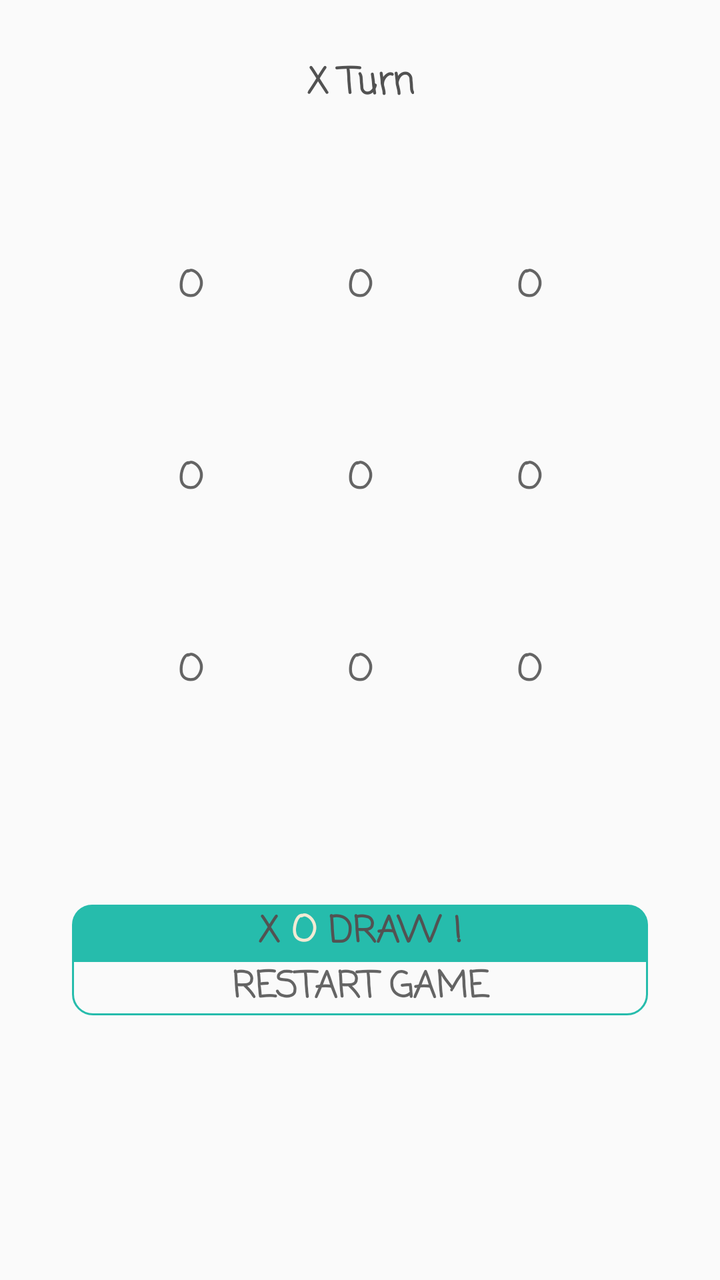
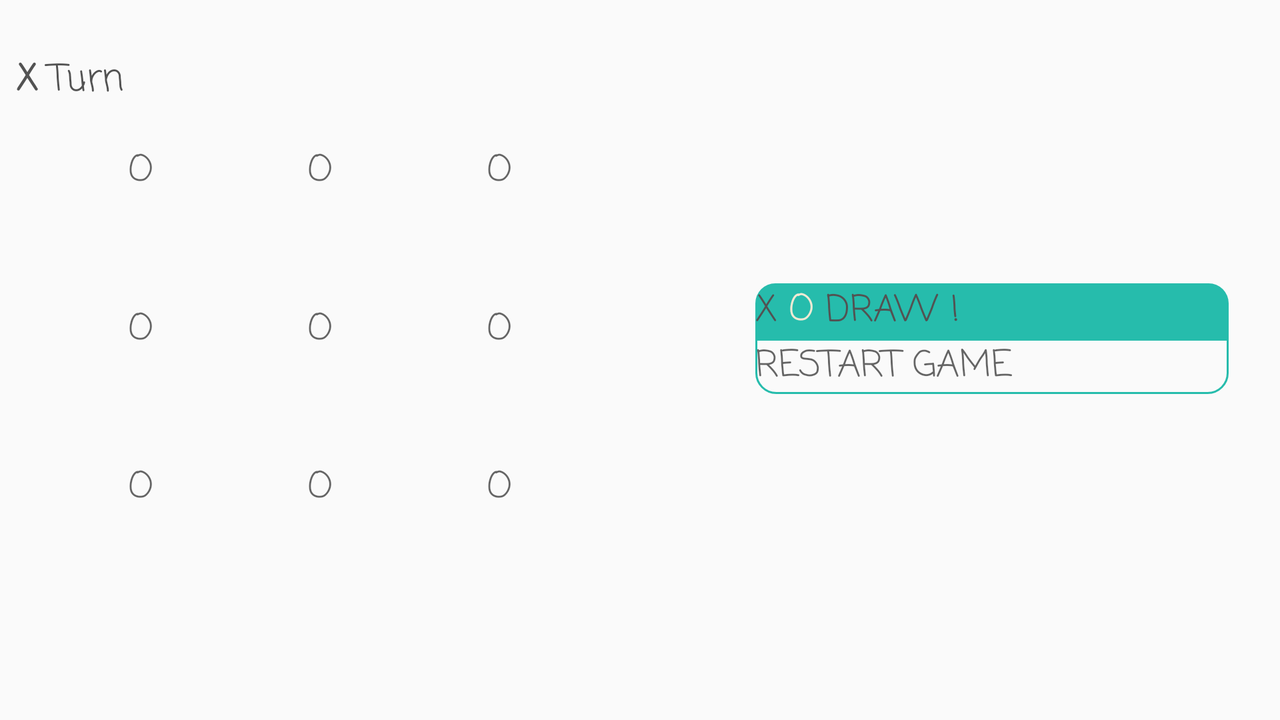

An Android layout and its configuration variant, each rendered on a device that would load it. The default file and the variant file are quoted in full after the pictures.
<!-- AndroidManifest.xml: application theme AppTheme -->
<!-- res/layout/activity_main.xml -->
<?xml version="1.0" encoding="utf-8"?>
<android.support.constraint.ConstraintLayout xmlns:android="http://schemas.android.com/apk/res/android"
    xmlns:app="http://schemas.android.com/apk/res-auto"
    xmlns:tools="http://schemas.android.com/tools"
    android:layout_width="match_parent"
    android:layout_height="match_parent"
    tools:context=".MainActivity">

    <android.support.constraint.Guideline
        android:id="@+id/guideline25"
        android:layout_width="wrap_content"
        android:layout_height="wrap_content"
        android:orientation="horizontal"
        app:layout_constraintGuide_percent="0.75" />
    <TextView
        android:id="@+id/tv_00"
        style="@style/AppTheme.TextAppearanceBold"
        android:layout_width="0dp"
        android:layout_height="0dp"
        android:text="@string/nought"
        app:layout_constraintBottom_toTopOf="@+id/guideline18"
        app:layout_constraintEnd_toStartOf="@+id/guideline22"
        app:layout_constraintStart_toStartOf="@+id/guideline21"
        app:layout_constraintTop_toTopOf="@+id/guideline17"
        />

    <TextView
        android:id="@+id/tv_01"
        style="@style/AppTheme.TextAppearanceBold"
        android:layout_width="0dp"
        android:layout_height="0dp"
        android:text="@string/nought"
        app:layout_constraintBottom_toTopOf="@+id/guideline18"
        app:layout_constraintEnd_toStartOf="@+id/guideline23"
        app:layout_constraintStart_toStartOf="@+id/guideline22"
        app:layout_constraintTop_toTopOf="@+id/guideline17" />

    <TextView
        android:id="@+id/tv_02"
        style="@style/AppTheme.TextAppearanceBold"
        android:layout_width="0dp"
        android:layout_height="0dp"
        android:text="@string/nought"
        app:layout_constraintBottom_toTopOf="@+id/guideline18"
        app:layout_constraintEnd_toStartOf="@+id/guideline24"
        app:layout_constraintStart_toStartOf="@+id/guideline23"
        app:layout_constraintTop_toTopOf="@+id/guideline17" />

    <TextView
        android:id="@+id/tv_10"
        style="@style/AppTheme.TextAppearanceBold"
        android:layout_width="0dp"
        android:layout_height="0dp"
        android:text="@string/nought"
        app:layout_constraintBottom_toTopOf="@+id/guideline19"
        app:layout_constraintEnd_toStartOf="@+id/guideline22"
        app:layout_constraintStart_toStartOf="@+id/guideline21"
        app:layout_constraintTop_toTopOf="@+id/guideline18" />

    <TextView
        android:id="@+id/tv_11"
        style="@style/AppTheme.TextAppearanceBold"
        android:layout_width="0dp"
        android:layout_height="0dp"
        android:text="@string/nought"
        app:layout_constraintBottom_toTopOf="@+id/guideline19"
        app:layout_constraintEnd_toStartOf="@+id/guideline23"
        app:layout_constraintStart_toStartOf="@+id/guideline22"
        app:layout_constraintTop_toTopOf="@+id/guideline18" />

    <TextView
        android:id="@+id/tv_12"
        style="@style/AppTheme.TextAppearanceBold"
        android:layout_width="0dp"
        android:layout_height="0dp"
        android:text="@string/nought"
        app:layout_constraintBottom_toTopOf="@+id/guideline19"
        app:layout_constraintEnd_toStartOf="@+id/guideline24"
        app:layout_constraintStart_toStartOf="@+id/guideline23"
        app:layout_constraintTop_toTopOf="@+id/guideline18" />

    <TextView
        android:id="@+id/tv_20"
        style="@style/AppTheme.TextAppearanceBold"
        android:layout_width="0dp"
        android:layout_height="0dp"
        android:text="@string/nought"
        app:layout_constraintBottom_toTopOf="@+id/guideline20"
        app:layout_constraintEnd_toStartOf="@+id/guideline22"
        app:layout_constraintStart_toStartOf="@+id/guideline21"
        app:layout_constraintTop_toTopOf="@+id/guideline19" />

    <TextView
        android:id="@+id/tv_21"
        style="@style/AppTheme.TextAppearanceBold"
        android:layout_width="0dp"
        android:layout_height="0dp"
        android:text="@string/nought"
        app:layout_constraintBottom_toTopOf="@+id/guideline20"
        app:layout_constraintEnd_toStartOf="@+id/guideline23"
        app:layout_constraintStart_toStartOf="@+id/guideline22"
        app:layout_constraintTop_toTopOf="@+id/guideline19" />

    <TextView
        android:id="@+id/tv_22"
        style="@style/AppTheme.TextAppearanceBold"
        android:layout_width="0dp"
        android:layout_height="0dp"
        android:text="@string/nought"
        app:layout_constraintBottom_toTopOf="@+id/guideline20"
        app:layout_constraintEnd_toStartOf="@+id/guideline24"
        app:layout_constraintStart_toStartOf="@+id/guideline23"
        app:layout_constraintTop_toTopOf="@+id/guideline19" />

    <android.support.constraint.Guideline
        android:id="@+id/guideline"
        android:layout_width="wrap_content"
        android:layout_height="wrap_content"
        android:orientation="vertical"
        app:layout_constraintGuide_percent="0.9" />

    <android.support.constraint.Guideline
        android:id="@+id/guideline2"
        android:layout_width="wrap_content"
        android:layout_height="wrap_content"
        android:orientation="vertical"
        app:layout_constraintGuide_percent="0.1" />

    <android.support.constraint.Guideline
        android:id="@+id/guideline21"
        android:layout_width="wrap_content"
        android:layout_height="wrap_content"
        android:orientation="vertical"
        app:layout_constraintGuide_percent="0.15" />

    <android.support.constraint.Guideline
        android:id="@+id/guideline22"
        android:layout_width="wrap_content"
        android:layout_height="wrap_content"
        android:orientation="vertical"
        app:layout_constraintGuide_percent="0.38" />

    <android.support.constraint.Guideline
        android:id="@+id/guideline23"
        android:layout_width="wrap_content"
        android:layout_height="wrap_content"
        android:orientation="vertical"
        app:layout_constraintGuide_percent="0.62" />

    <android.support.constraint.Guideline
        android:id="@+id/guideline24"
        android:layout_width="wrap_content"
        android:layout_height="wrap_content"
        android:orientation="vertical"
        app:layout_constraintGuide_percent="0.85" />

    <android.support.constraint.Guideline
        android:id="@+id/guideline3"
        android:layout_width="wrap_content"
        android:layout_height="wrap_content"
        android:orientation="horizontal"
        app:layout_constraintGuide_percent="0.13" />

    <android.support.constraint.Guideline
        android:id="@+id/guideline17"
        android:layout_width="wrap_content"
        android:layout_height="wrap_content"
        android:orientation="horizontal"
        app:layout_constraintGuide_percent="0.15" />

    <android.support.constraint.Guideline
        android:id="@+id/guideline18"
        android:layout_width="wrap_content"
        android:layout_height="wrap_content"
        android:orientation="horizontal"
        app:layout_constraintGuide_percent="0.3" />

    <android.support.constraint.Guideline
        android:id="@+id/guideline19"
        android:layout_width="wrap_content"
        android:layout_height="wrap_content"
        android:orientation="horizontal"
        app:layout_constraintGuide_percent="0.45" />

    <android.support.constraint.Guideline
        android:id="@+id/guideline20"
        android:layout_width="wrap_content"
        android:layout_height="wrap_content"
        android:orientation="horizontal"
        app:layout_constraintGuide_percent="0.6" />

    <android.support.constraint.Guideline
        android:id="@+id/guideline4"
        android:layout_width="wrap_content"
        android:layout_height="wrap_content"
        android:orientation="horizontal"
        app:layout_constraintGuide_percent="0.9" />

    <TextView
        android:id="@+id/tv_msg"
        style="@style/AppTheme.TextAppearanceBold"
        android:layout_width="0dp"
        android:layout_height="wrap_content"
        android:text="@string/winner_xo_msg"
        android:background="@drawable/upper_tv_bg"
        app:layout_constraintBottom_toTopOf="@+id/guideline25"
        app:layout_constraintEnd_toStartOf="@+id/guideline"
        app:layout_constraintStart_toStartOf="@+id/guideline2" />

    <TextView
        android:id="@+id/tv_restart"
        style="@style/AppTheme.TextAppearanceBold"
        android:layout_width="0dp"
        android:layout_height="wrap_content"
        android:text="@string/restart_game"
        android:background="@drawable/lower_tv_bg"
        app:layout_constraintEnd_toStartOf="@+id/guideline"
        app:layout_constraintStart_toStartOf="@+id/guideline2"
        app:layout_constraintTop_toTopOf="@+id/guideline25" />

    <TextView
        android:id="@+id/tv_turn_msg"
        style="@style/AppTheme.TextAppearanceBold"
        android:layout_width="wrap_content"
        android:layout_height="wrap_content"
        android:text="@string/x_turn_msg"
        app:layout_constraintBottom_toTopOf="@+id/guideline3"
        app:layout_constraintEnd_toStartOf="@+id/guideline"
        app:layout_constraintStart_toStartOf="@+id/guideline2"
        app:layout_constraintTop_toTopOf="parent" />

</android.support.constraint.ConstraintLayout>
<!-- resources referenced by this layout -->
<resources>
  <!-- drawable lower_tv_bg (drawable) -->
  <?xml version="1.0" encoding="utf-8"?>
  <shape xmlns:android="http://schemas.android.com/apk/res/android"
      android:shape="rectangle">
      <stroke android:color="@color/colorPrimary" android:width="1dp"/>
      <corners
          android:bottomLeftRadius="10dp"
          android:bottomRightRadius="10dp" />
  </shape>
  <!-- drawable upper_tv_bg (drawable) -->
  <?xml version="1.0" encoding="utf-8"?>
  <shape xmlns:android="http://schemas.android.com/apk/res/android"
      android:shape="rectangle">
      <solid android:color="@color/colorPrimary" />
      <corners
          android:topLeftRadius="10dp"
          android:topRightRadius="10dp" />
  </shape>
  <string name="nought">O</string>
  <string name="restart_game">RESTART GAME</string>
  <string name="winner_xo_msg"><font color="#525252">X</font> <font color="#F2EAD4">O</font> <font color="#525252">DRAW !</font></string>
  <string name="x_turn_msg"><font color="#525252"><b>X</b> Turn</font></string>
  <style name="AppTheme.TextAppearanceBold" parent="TextAppearance.AppCompat.Medium">
          <item name="android:fontFamily">@string/fontFamily</item>
          <item name="android:textStyle">bold</item>
          <item name="android:gravity">center</item>
      </style>
  <style name="AppTheme" parent="Theme.AppCompat.Light.NoActionBar">
          
          <item name="colorPrimary">@color/colorPrimary</item>
          <item name="colorPrimaryDark">@color/colorPrimaryDark</item>
          <item name="colorAccent">@color/colorAccent</item>
      </style>
  <color name="colorPrimary">#26BCAC</color>
  <string name="fontFamily">casual</string>
  <color name="colorPrimaryDark">#074243</color>
  <color name="colorAccent">#D81B60</color>
</resources>
<!-- res/layout-land/activity_main.xml (the repository's variant of the layout above) -->
<!-- drawn on the phone turned sideways -->
<?xml version="1.0" encoding="utf-8"?>
<android.support.constraint.ConstraintLayout xmlns:android="http://schemas.android.com/apk/res/android"
    xmlns:app="http://schemas.android.com/apk/res-auto"
    xmlns:tools="http://schemas.android.com/tools"
    android:layout_width="match_parent"
    android:layout_height="match_parent"
    tools:context=".MainActivity">

    <android.support.constraint.Guideline
        android:id="@+id/guideline26"
        android:layout_width="wrap_content"
        android:layout_height="wrap_content"
        android:orientation="horizontal"
        app:layout_constraintGuide_percent="0.47" />

    <TextView
        android:id="@+id/tv_turn_msg"
        style="@style/AppTheme.TextAppearanceMedium"
        android:layout_width="0dp"
        android:layout_height="wrap_content"
        android:layout_marginStart="8dp"
        android:layout_marginTop="8dp"
        android:layout_marginEnd="8dp"
        android:text="@string/x_turn_msg"
        app:layout_constraintBottom_toTopOf="@+id/guideline17"
        app:layout_constraintEnd_toStartOf="@+id/guideline2"
        app:layout_constraintStart_toStartOf="parent"
        app:layout_constraintTop_toTopOf="parent" />

    <TextView
        android:id="@+id/tv_00"
        style="@style/AppTheme.TextAppearanceMedium"
        android:layout_width="0dp"
        android:layout_height="0dp"
        android:text="@string/nought"
        app:layout_constraintBottom_toTopOf="@+id/guideline18"
        app:layout_constraintEnd_toStartOf="@+id/guideline22"
        app:layout_constraintStart_toStartOf="@+id/guideline21"
        app:layout_constraintTop_toTopOf="@+id/guideline17" />

    <TextView
        android:id="@+id/tv_01"
        style="@style/AppTheme.TextAppearanceMedium"
        android:layout_width="0dp"
        android:layout_height="0dp"
        android:text="@string/nought"
        app:layout_constraintBottom_toTopOf="@+id/guideline18"
        app:layout_constraintEnd_toStartOf="@+id/guideline23"
        app:layout_constraintStart_toStartOf="@+id/guideline22"
        app:layout_constraintTop_toTopOf="@+id/guideline17" />

    <TextView
        android:id="@+id/tv_02"
        style="@style/AppTheme.TextAppearanceMedium"
        android:layout_width="0dp"
        android:layout_height="0dp"
        android:text="@string/nought"
        app:layout_constraintBottom_toTopOf="@+id/guideline18"
        app:layout_constraintEnd_toStartOf="@+id/guideline24"
        app:layout_constraintStart_toStartOf="@+id/guideline23"
        app:layout_constraintTop_toTopOf="@+id/guideline17" />

    <TextView
        android:id="@+id/tv_10"
        style="@style/AppTheme.TextAppearanceMedium"
        android:layout_width="0dp"
        android:layout_height="0dp"
        android:text="@string/nought"
        app:layout_constraintBottom_toTopOf="@+id/guideline19"
        app:layout_constraintEnd_toStartOf="@+id/guideline22"
        app:layout_constraintStart_toStartOf="@+id/guideline21"
        app:layout_constraintTop_toTopOf="@+id/guideline18" />

    <TextView
        android:id="@+id/tv_11"
        style="@style/AppTheme.TextAppearanceMedium"
        android:layout_width="0dp"
        android:layout_height="0dp"
        android:text="@string/nought"
        app:layout_constraintBottom_toTopOf="@+id/guideline19"
        app:layout_constraintEnd_toStartOf="@+id/guideline23"
        app:layout_constraintStart_toStartOf="@+id/guideline22"
        app:layout_constraintTop_toTopOf="@+id/guideline18" />

    <TextView
        android:id="@+id/tv_12"
        style="@style/AppTheme.TextAppearanceMedium"
        android:layout_width="0dp"
        android:layout_height="0dp"
        android:text="@string/nought"
        app:layout_constraintBottom_toTopOf="@+id/guideline19"
        app:layout_constraintEnd_toStartOf="@+id/guideline24"
        app:layout_constraintStart_toStartOf="@+id/guideline23"
        app:layout_constraintTop_toTopOf="@+id/guideline18" />

    <TextView
        android:id="@+id/tv_20"
        style="@style/AppTheme.TextAppearanceMedium"
        android:layout_width="0dp"
        android:layout_height="0dp"
        android:text="@string/nought"
        app:layout_constraintBottom_toTopOf="@+id/guideline20"
        app:layout_constraintEnd_toStartOf="@+id/guideline22"
        app:layout_constraintStart_toStartOf="@+id/guideline21"
        app:layout_constraintTop_toTopOf="@+id/guideline19" />

    <TextView
        android:id="@+id/tv_21"
        style="@style/AppTheme.TextAppearanceMedium"
        android:layout_width="0dp"
        android:layout_height="0dp"
        android:text="@string/nought"
        app:layout_constraintBottom_toTopOf="@+id/guideline20"
        app:layout_constraintEnd_toStartOf="@+id/guideline23"
        app:layout_constraintStart_toStartOf="@+id/guideline22"
        app:layout_constraintTop_toTopOf="@+id/guideline19" />

    <TextView
        android:id="@+id/tv_22"
        style="@style/AppTheme.TextAppearanceMedium"
        android:layout_width="0dp"
        android:layout_height="0dp"
        android:text="@string/nought"
        app:layout_constraintBottom_toTopOf="@+id/guideline20"
        app:layout_constraintEnd_toStartOf="@+id/guideline24"
        app:layout_constraintStart_toStartOf="@+id/guideline23"
        app:layout_constraintTop_toTopOf="@+id/guideline19" />

    <android.support.constraint.Guideline
        android:id="@+id/guideline"
        android:layout_width="wrap_content"
        android:layout_height="wrap_content"
        android:orientation="vertical"
        app:layout_constraintGuide_percent="0.96" />

    <android.support.constraint.Guideline
        android:id="@+id/guideline2"
        android:layout_width="wrap_content"
        android:layout_height="wrap_content"
        android:orientation="vertical"
        app:layout_constraintGuide_percent="0.59" />

    <android.support.constraint.Guideline
        android:id="@+id/guideline21"
        android:layout_width="wrap_content"
        android:layout_height="wrap_content"
        android:orientation="vertical"
        app:layout_constraintGuide_percent="0.1" />

    <android.support.constraint.Guideline
        android:id="@+id/guideline22"
        android:layout_width="wrap_content"
        android:layout_height="wrap_content"
        android:orientation="vertical"
        app:layout_constraintGuide_percent="0.24" />

    <android.support.constraint.Guideline
        android:id="@+id/guideline23"
        android:layout_width="wrap_content"
        android:layout_height="wrap_content"
        android:orientation="vertical"
        app:layout_constraintGuide_percent="0.38" />

    <android.support.constraint.Guideline
        android:id="@+id/guideline24"
        android:layout_width="wrap_content"
        android:layout_height="wrap_content"
        android:orientation="vertical"
        app:layout_constraintGuide_percent="0.52" />

    <android.support.constraint.Guideline
        android:id="@+id/guideline3"
        android:layout_width="wrap_content"
        android:layout_height="wrap_content"
        android:orientation="horizontal"
        app:layout_constraintGuide_percent="0.04" />

    <android.support.constraint.Guideline
        android:id="@+id/guideline17"
        android:layout_width="wrap_content"
        android:layout_height="wrap_content"
        android:orientation="horizontal"
        app:layout_constraintGuide_percent="0.20" />

    <android.support.constraint.Guideline
        android:id="@+id/guideline18"
        android:layout_width="wrap_content"
        android:layout_height="wrap_content"
        android:orientation="horizontal"
        app:layout_constraintGuide_percent="0.42" />

    <android.support.constraint.Guideline
        android:id="@+id/guideline19"
        android:layout_width="wrap_content"
        android:layout_height="wrap_content"
        android:orientation="horizontal"
        app:layout_constraintGuide_percent="0.64" />

    <android.support.constraint.Guideline
        android:id="@+id/guideline20"
        android:layout_width="wrap_content"
        android:layout_height="wrap_content"
        android:orientation="horizontal"
        app:layout_constraintGuide_percent="0.86" />

    <android.support.constraint.Guideline
        android:id="@+id/guideline4"
        android:layout_width="wrap_content"
        android:layout_height="wrap_content"
        android:orientation="horizontal"
        app:layout_constraintGuide_percent="0.96" />

    <TextView
        android:id="@+id/tv_msg"
        style="@style/AppTheme.TextAppearanceMedium"
        android:layout_width="0dp"
        android:layout_height="wrap_content"
        android:background="@drawable/upper_tv_bg"
        android:text="@string/winner_xo_msg"
        app:layout_constraintBottom_toTopOf="@+id/tv_restart"
        app:layout_constraintEnd_toStartOf="@+id/guideline"
        app:layout_constraintStart_toStartOf="@+id/guideline2" />

    <TextView
        android:id="@+id/tv_restart"
        style="@style/AppTheme.TextAppearanceMedium"
        android:layout_width="0dp"
        android:layout_height="wrap_content"
        android:background="@drawable/lower_tv_bg"
        android:text="@string/restart_game"
        app:layout_constraintEnd_toStartOf="@+id/guideline"
        app:layout_constraintStart_toStartOf="@+id/guideline2"
        app:layout_constraintTop_toTopOf="@+id/guideline26" />
</android.support.constraint.ConstraintLayout>
<!-- resources referenced by the variant -->
<!-- as the phone turned sideways resolves them -->
<resources>
  <!-- drawable lower_tv_bg (drawable) -->
  <?xml version="1.0" encoding="utf-8"?>
  <shape xmlns:android="http://schemas.android.com/apk/res/android"
      android:shape="rectangle">
      <stroke android:color="@color/colorPrimary" android:width="1dp"/>
      <corners
          android:bottomLeftRadius="10dp"
          android:bottomRightRadius="10dp" />
  </shape>
  <!-- drawable upper_tv_bg (drawable) -->
  <?xml version="1.0" encoding="utf-8"?>
  <shape xmlns:android="http://schemas.android.com/apk/res/android"
      android:shape="rectangle">
      <solid android:color="@color/colorPrimary" />
      <corners
          android:topLeftRadius="10dp"
          android:topRightRadius="10dp" />
  </shape>
  <string name="nought">O</string>
  <string name="restart_game">RESTART GAME</string>
  <string name="winner_xo_msg"><font color="#525252">X</font> <font color="#F2EAD4">O</font> <font color="#525252">DRAW !</font></string>
  <string name="x_turn_msg"><font color="#525252"><b>X</b> Turn</font></string>
  <style name="AppTheme.TextAppearanceMedium" parent="TextAppearance.AppCompat.Medium">
          <item name="android:fontFamily">@string/fontFamily</item>
  
  
      </style>
  <style name="AppTheme" parent="Theme.AppCompat.Light.NoActionBar">
          
          <item name="colorPrimary">@color/colorPrimary</item>
          <item name="colorPrimaryDark">@color/colorPrimaryDark</item>
          <item name="colorAccent">@color/colorAccent</item>
      </style>
  <color name="colorPrimary">#26BCAC</color>
  <string name="fontFamily">casual</string>
  <color name="colorPrimaryDark">#074243</color>
  <color name="colorAccent">#D81B60</color>
</resources>
